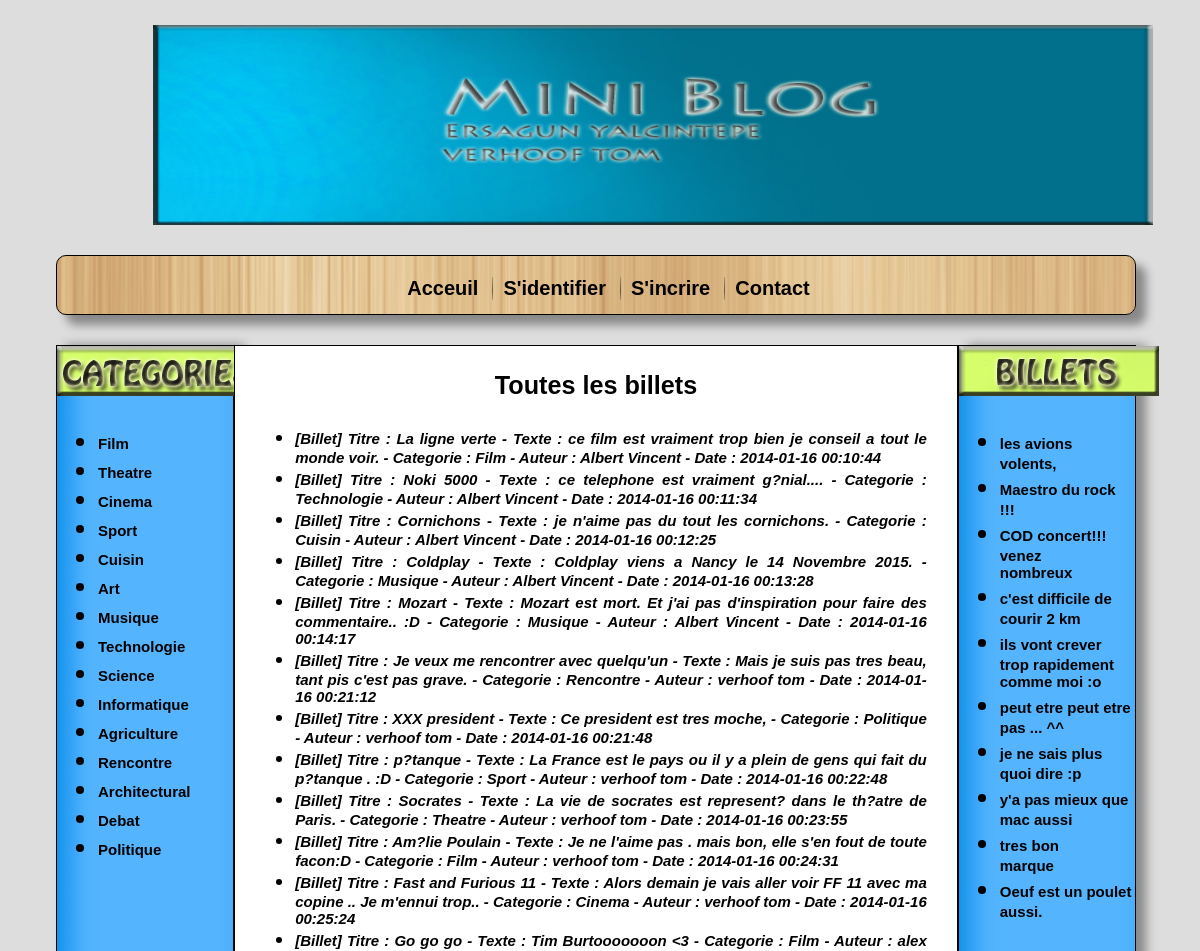
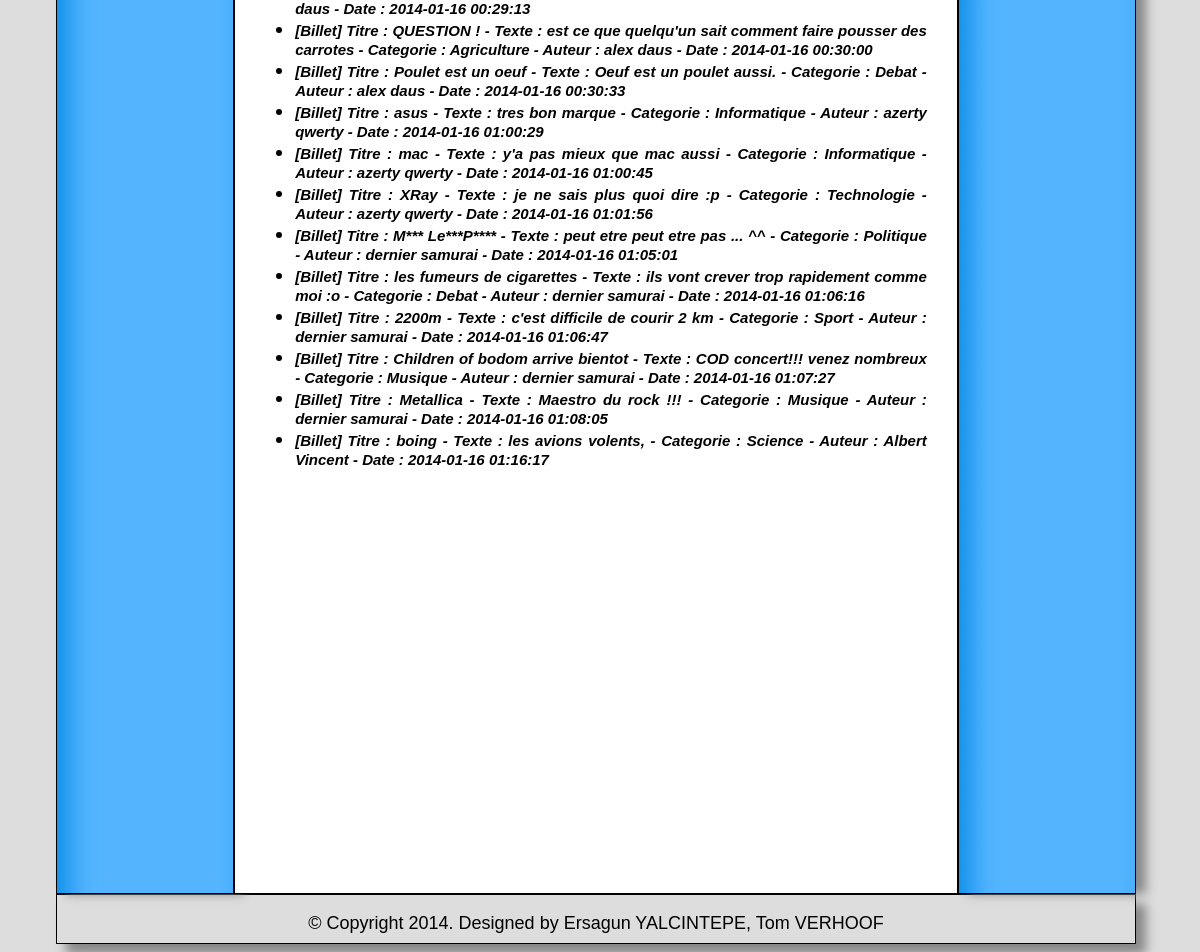
The page /Blog/site/blog.php on the database its author committed (2 pictures, top to bottom).
### tables this page shows
CREATE TABLE IF NOT EXISTS `categorie` (
  `id` int(10) NOT NULL AUTO_INCREMENT,
  `titre` varchar(64) NOT NULL,
  `description` text,
  PRIMARY KEY (`id`)
);

CREATE TABLE IF NOT EXISTS `billets` (
  `id` int(10) NOT NULL AUTO_INCREMENT,
  `titre` varchar(64) DEFAULT NULL,
  `body` text,
  `cat_id` int(11) DEFAULT '1',
  `date` datetime DEFAULT NULL,
  `auteur` int(20) DEFAULT NULL,
  PRIMARY KEY (`id`)
);

CREATE TABLE IF NOT EXISTS `client` (
  `id` int(20) NOT NULL AUTO_INCREMENT,
  `nom` varchar(40) NOT NULL,
  `prenom` varchar(40) NOT NULL,
  `email` varchar(40) NOT NULL,
  `password` varchar(80) NOT NULL,
  PRIMARY KEY (`id`)
);

### Blog/site/BlogController.php (called while the page is built, shortened)
<?php
require_once("Controller.php");
require_once("Billet.php");
require_once("Categorie.php");
require_once("Vue.php");
class BlogController extends Controller{
	public function defaultAction(){
		$vue=new Vue("default");
		$vue->affichageGenerale("default");
	}
}
?>

### Blog/site/blog.php (called while the page is built)
<?php
require_once "BlogController.php" ;
$c=new BlogController();
$c->callAction($_GET);
?>

### Blog/site/Categorie.php (called while the page is built, shortened)
<?php
class Categorie {
 public function __get($attr) {
 	if(property_exists(__CLASS__,$attr)){
 		return $this->$attr;
 	}
 	$emess= __CLASS__.": unknown member $attr (getAttr)";
 	throw new Exception($emess, 45);
 }
public static function findById($id)
{
	try
	{
		$c = Base::getConnection();
		$c->exec("SET CHARACTER SET utf8");
		$query = $c->prepare("SELECT * FROM categorie where id=?") ;
		$query->bindParam(1, $id, PDO::PARAM_INT);
		$dbres = $query->execute();
		$d = $query->fetch(PDO::FETCH_BOTH);
		$o = new Categorie();
		$o->id = $d['id'];
		$o->titre = $d['titre'];
		$o->description = $d['description'];
		return $o;
	}
	catch(BaseException $e)
	{
		print "Exception!</ br>";
	}
}
  public static function findAll()
  {
  	try
  	{
  		$c = Base::getConnection();
  		$c->exec("SET CHARACTER SET utf8");
  		$query = $c->prepare("SELECT * FROM categorie") ;
  		$query->execute();
  		$res = $query->fetchALL(PDO::FETCH_OBJ);
  		$i = 0;
  		$tab=array();
  		foreach($res as $row)
  		{
  			$tab[$i] = new Categorie();
  			$tab[$i]->id = $row->id;
  			$tab[$i]->titre =  $row->titre;
  			$tab[$i]->description = $row->description;
  			$i++;
  		}
  		return $tab;
  	}
  	catch(BaseException $e)
  	{
  		print "Exception!</ br>";
  	}
  }
 public static function findByTitre($titre)
 {
 	try
 	{
 		$c = Base::getConnection();
 		$query = $c->prepare("SELECT * FROM categorie where titre=?") ;
 		$query->bindParam(1,$titre,PDO::PARAM_STR);
 		$dbres = $query->execute();
 		$d = $query->fetch(PDO::FETCH_BOTH);
 		$o = new Categorie();
 		$o->id = $d['id'];
 		$o->titre = $d['titre'];
 		$o->description = $d['description'];
 		return $o;
 	}
 	catch(BaseException $e)
 	{
 		print "Exception!</ br>";
 	}
 }
}
?>

### Blog/site/Billet.php (called while the page is built, shortened)
<?php
require_once('Categorie.php');
class Billet
{
	  private $titre;
	  private $text;
	  public $cat;
	  private $date;
          	  private $auteur;
	  public function __get($attr) {
	  	if(property_exists(__CLASS__,$attr)){
	  		return $this->$attr;
	  	}
	  	$emess= __CLASS__.": unknown member $attr (getAttr)";
	  	throw new Exception($emess, 45);
	  }
	public function __toString() {
		return "[". __CLASS__ . "] Titre : ". $this->titre . " -
		Texte : ". $this->text ." -
		Categorie : ". $this->cat  ." -
		Auteur : ".client::findById($this->auteur)->nom." ".client::findById($this->auteur)->prenom. " -
		Date : ". $this->date  ;
	}
	public static function findAll()
	{
		try
		{
			$c = Base::getConnection();
			$c->exec("SET CHARACTER SET utf8");
			$query = $c->prepare("SELECT * FROM billets;") ;
			$query->execute();
			$res = $query->fetchALL(PDO::FETCH_OBJ);
			$i = 0;
			$tab = array();
			foreach($res as $row)
			{
				$tab[$i] = new Billet();
				$tab[$i]->id = $row->id;
				$tab[$i]->titre =  $row->titre;
				$tab[$i]->text = $row->body;
				$tab[$i]->cat_id = $row->cat_id;
				$tab[$i]->date = $row->date;
				$tab[$i]->auteur = $row->auteur;
				$tab[$i]->cat = Categorie::findById($row->cat_id)->titre;
				$i++;
			}
			return $tab;
		}
		catch(BaseException $e)
		{
			print "Exception!</ br>";
		}
	}
public static function findXDerniers($x)
{
	try
	{
		$c = Base::getConnection();
		$c->exec("SET CHARACTER SET utf8");
		$query = $c->prepare("SELECT * FROM billets ORDER BY date DESC LIMIT 0, ?;");
		$query->BindParam(1, $x, PDO::PARAM_INT);
		$query->execute();
		$res = $query->fetchALL(PDO::FETCH_OBJ);
		$i = 0;
		$tab = array();
		foreach($res as $row)
		{
			$tab[$i] = new Billet();
			$tab[$i]->id = $row->id;
			$tab[$i]->titre =  $row->titre;
			$tab[$i]->text = $row->body;
			$tab[$i]->cat_id = $row->cat_id;
			$tab[$i]->date = $row->date;
			$tab[$i]->auteur = $row->auteur;
			$tab[$i]->cat = Categorie::findByTitre($row->cat_id)->titre;
			$i++;
		}
		return $tab;
	}
	catch(BaseException $e)
	{
		print "Exception!</ br>";
	}
}
}
?>

### Blog/site/client.php (called while the page is built, shortened)
<?php
class client{
	public function __get($att){
		return $this->$att;
	}
	public static function findById($id)
	{
		try
		{
			$c = Base::getConnection();
			$c->exec("SET CHARACTER SET utf8");
			$query = $c->prepare("SELECT * FROM client where id=?;") ;
			$query->bindParam(1, $id, PDO::PARAM_INT);
			$dbres = $query->execute();
			$d = $query->fetch(PDO::FETCH_BOTH);
			$o = new Client();
			$o->id = $d['id'];
			$o->nom = $d['nom'];
			$o->prenom = $d['prenom'];
			$o->adr= $d['email'];
			$o->pass = $d['password'];
			return $o;
		}
		catch(BaseException $e)
		{
			print "Exception!</ br>";
		}
	}
}
?>

### Blog/site/Vue.php (the view, shortened to what this page needs)
<?php
require_once("Billet.php");
require_once("Categorie.php");
class Vue{
  public function affichageGenerale($paramAff){
    $f="<!DOCTYPE html PUBLIC \"-//W3C//DTD XHTML 1.0 Transitional//EN\" \"http://www.w3.org/TR/xhtml1/DTD/xhtml1-transitional.dtd\">
    <html xmlns=\"http://www.w3.org/1999/xhtml\"><head>
    <title>Mini Blog</title>
    <meta name=\"description\" content=\"\">
    <meta name=\"keywords\" content=\"\">
    <meta http-equiv=\"Content-Type\" content=\"text/html; charset=ISO-8859-1\">
    <link href=\"css/style.css\" rel=\"stylesheet\" type=\"text/css\">
    </head>
    <body>
    <div id=\"page\">
    <header id=\"tete\">
    <div id=\"photo\"><a href=\"blog.php\"><img src=\"img/header.jpg\" alt=\"Mini Blog\" width=\"1000\" height=\"200\"></a></div>
    <div id=\"menu\">
    <ul>
    <li><a href=\"blog.php\">Acceuil </a></li>";
    if(isset($_SESSION['nom'])){
      $f.= "<li><a href=\"admin.php?a=admin\">Administration</a> </li>";
      $f.= "<li><a href=\"admin.php?a=client&id=".$_SESSION["id"]."\">Profil</a> </li>";
      $f.= "<li><a href=\"admin.php?a=deconnexion\">Deconnexion</a> </li>";
      if($_SESSION['id']==1){
       $f.= "<li><a href=\"admin.php?a=categorie\">Categorie</a> </li>";
     }
   }
   else{
    $f.= "<li><a href=\"admin.php?a=log\">S'identifier</a> </li>";
    $f.= "<li><a href=\"admin.php?a=sign\">S'incrire</a> </li>";
  }
  $f.=          "<li id=\"last\"><a href=\"blog.php?a=contact\">Contact</a></li>
  </ul>
  </div>
  </header>
  <div id=\"milieu\">";
  $f.=      $this->affichageGauche();
  $f.=      "<section id=\"centre\" class=\"same\">";
  if(!empty($_SESSION) && isset($_SESSION["nom"])){
    switch($paramAff){
     case "updCatSuc":
     $f.=$this->updCatSuc();
     break;
     case "updCatErr":
     $f.=$this->updCatErr();
     break;
     case "updCat":
     $f.=$this->updCat();
     break;
     case "deleteCatOk":
     $f.=$this->deleteCatOk();
     break;
     case "categorie":
     $f.=$this->categorie();
     break;
     case "insertCatSuc":
     $f.=$this->insertCatSuc();
     break;
     case "insertCatErr":
     $f.=$this->insertCatErr();
     break;
     case "modifCliErr":
     $f.=$this->modifCliErr();
     break;
     case "modifCliOk":
     $f.=$this->modifCliOk();
     break;
     case "modifCli":
     $f.=$this->modifCli();
     break;
     case "client":
     $f.=$this->client();
     break;
     case "errrSup":
     $f.=$this->errrSup();
     break;
     case "deleteComSucces":
     $f.=$this->deleteComSucces();
     break;
     case "contact":
     $f.=$this->contact();
     break;
     case "updateBillet":
     $f.=$this->updateBillet();
     break;
     case "supSucces":
     $f.=$this->supSucces();
     break;
     case "list":
     $f.=$this->affichageTouteBillet();
     break;
     case "detail":
     $f.=$this->affichageUnSeulBillet();
     break;
     case "cat":
     $f.=$this->afficheBilletSameCateg();
     break;
     case"insert" :
     $f.= $this->affichageInsertionBillet();
     break;
     case "administration":
     $f.=$this->affichageAdmList();
     break;
     case "deconnexion":
     $f.=$this->deconnexion();
     break;
     case "detail":
     $f.=$this->affichageUnSeulBillet();
     break;
     case "recupCom":
     $f.=$this->recupCom();
     break;
     case "insertBillet":
     $f.= $this->insertBillet();
     break;
     case "insertComSucces":
     $f.= $this->insertcomSucces();
     break;
     case "insertComErr":
     $f.=$this-comErr();
     break;
     case "insertCom":
     $f.=$this->insertCom();
     break;
     case "updateOk":
     $f.=$this->updateOk();
     break;
     case "updateErr":
     $f.=$this->updateErr();
     break;
     case "errId":
     $f.=$this->erreurFindId();
     break;
     case "default":
     $f.=$this->affichageTouteBillet();
     break;
     default:
     $f.=$this->affichageTouteBillet();
     break;
   }
 }
 else{
  switch($paramAff){
    case "default":
    $f.=$this->affichageTouteBillet();
    break;
  }
}
$f.=     "</section>";
$f.=     $this->affichageDroite();
$f.=  "</div>
</body>
<footer id=\"footer\">
<p>&copy; Copyright 2014. Designed by Ersagun YALCINTEPE, Tom VERHOOF </p>
</footer>
</html>";
print $f;
}
public function affichageGauche(){
 $f="<nav id=\"panel_gauche\" class=\"same\">
 <h2 id=\"titre_gauche\"></h2>
 <ul id=\"ul-cat\">";
 foreach(Categorie::findAll() as $value){
  $f.="<li><a href=\"blog.php?a=cat&id=".$value->id."\">".$value->titre."</a></li>";
}
$f.="</ul>
</nav>";
return $f;
}
public function affichageTouteBillet(){
 $f=          "<h3 id=\"titre_centre\">Toutes les billets</h3>
 <ul id=\"ul-centre\">";
 foreach(Billet::findAll() as $value){
  $cat=Categorie::findById($value->cat_id);
  $value->cat=$cat->titre;
  $f.="<li><a href=\"blog.php?a=detail&id=".$value->id."\">".$value->__toString()."</a></li>";
}
$f.=           "</ul>";
return $f;
}
public function affichageDroite(){
  $i=1;
  $f="<nav id=\"panel_droite\" class=\"same\">
  <h2 id=\"titre_droite\"></h2>
  <ul id=\"ul-bil\">";
  foreach(Billet::findXDerniers(10) as $value){
    $f.="<li><a href=\"blog.php?a=detail&id=".$value->id."\">".$value->text."</a></li>";
    $i=$i+1;
  }
  $f.=           "</ul>
  </nav>
  </div>";
  return $f;
}
}
?>

### Blog/site/Controller.php (shortened to what this page needs)
<?php
require_once "BlogController.php";
require_once "AdminController.php";
require_once "client.php";
abstract class Controller{
	public function callAction($param){
		if(isset($param['a'])){
			$ac=$param['a'];
			if(isset($this->listAction[$ac])){
				$val=$this->listAction[$ac];
				$this->$val($param);
			}else{
				$this->defaultAction();
			}
		}
		else{
			$this->defaultAction();
		}
	}
}
?>

### Blog/site/css/style.css (style rules this page uses)
html { text-align:center; font-style:normal; font-family:Corbel, "Trebuchet MS",Broadway, Verdana, Geneva, sans-serif; -webkit-animation: fadein 2s; -moz-animation: fadein 2s; -ms-animation: fadein 2s; -o-animation: fadein 2s; animation: fadein 2s; width:90%; margin-top: 0%; paadding-top: 0%; margin-left: 4%; background-color:#ddd; min-height:1500px; }
body { width:100%; height:100%; min-height:1500px; }
#page { width: 100%; height:100%; margin-top: 25px; font-size: 21px; text-align: center; }
#tete { width: 100%; }
#photo { margin-left: 9%; min-width:200px; width:100; background-position: center center; background-repeat: no-repeat; background-attachment: fixed; background-size: cover; -moz-background-size: 100% 100%; -o-background-size: 100% 100%; -webkit-background-size: 100% 100%; background-size: 100% 100%; background-position:left top; background-repeat: no-repeat; float: left; background-repeat: no-repeat; background-position: left top; text-align: right; border-radius: 20px; }
#menu { width: 100%; height : 60px; float:left; border-width:1.2px; border-style:ridge; border-color:#000000; box-sizing:border-box; border-radius: 10px; box-shadow: 10px 10px 10px #888888; background-image: url(../img/tete.jpg); background-position: center center; background-repeat: no-repeat; background-attachment: fixed; background-size: cover; -moz-background-size: 100% 100%; -o-background-size: 100% 100%; -webkit-background-size: 100% 100%; background-size: 100% 100%; background-position:left top; background-repeat: no-repeat; margin:30px 0px 30px 0px; }
#menu li { display:inline-block; background-image: url(../img/separator.png); background-repeat: no-repeat; background-position: right; text-align: center; margin: 0 5px 0 5px; }
#menu #last { background-image:none; }
#menu ul li a { font-size:20px; font-weight: bold; font-family:Broadway, Verdana, Geneva, sans-serif; padding-right: 15px; text-decoration: none; color: #000000; text-align:center; }
#milieu { height: 80%; min-height: 800px; width:100%; border-width:1px; border-color:#000000; background-color:#ddd; border-sizing:border-box; }
#milieu nav { float:left; min-height:1500px; height:100%; box-sizing:border-box; border-width:1.2px; border-style:ridge; border-color:#000000; width: 16.5%; box-shadow: 10px 0 10px #888888; background-repeat: repeat-y; background-image: url(../img/milieu.jpg); }
#panel_droite { box-shadow: 10px 0px 10px #888888; }
#milieu section { float:left; border-width:1.2px; border-style:ridge; border-color:#000000; box-sizing:border-box; width:67%; min-height:1500px; height:100%; background-image: url(../img/cen/mil.jpg); }
#milieu h2 { width: 200px; height: 50px; text-align:center; margin:0; padding:0; margin-bottom: 30px; }
#milieu nav { height:100%; }
#titre_gauche { border-sizing:border-box; background-image:url(../img/cat/titre.jpg); background-position: left-top; background-repeat: no-repeat; background-size: 100%; }
#titre_droite { border-sizing:border-box; background-image:url(../img/bil/titre.jpg); background-position: left-top; background-repeat: no-repeat; border-image-width: 100%; }
#titre_centre { content-left: 100px; font-size: 1.2em; }
#ul-cat { font-family: Corbel,Arial,New Times Roman; font-size: 1.2em; text-align:left; margin: 1px; }
#ul-cat a { font-size:15px; font-weight: bold; font-family:Broadway, Verdana, Geneva, sans-serif; padding-right: 15px; text-decoration: none; color: #000000; }
#ul-bil { font-family: Corbel,Arial,New Times Roman; font-size: 1.2em; text-align:left; margin: 1px; }
#ul-bil a { font-size:15px; font-weight: bold; font-family:Broadway, Verdana, Geneva, sans-serif; padding-right: 30px; text-decoration: none; color: #000000; margin right:10px; }
#ul-centre { margin: 0px 30px 30px 20px; text-align: justify; font-style: italic; }
#ul-centre a { font-size:15px; font-weight: bold; font-family:Corbel,Broadway, Verdana, Geneva, sans-serif; padding-right: 15px; text-decoration: none; color: #000000; }
#footer { clear:both; width:100%; height:50px; border-width:1.2px; border-style:ridge; border-color:#000000; box-sizing:border-box; box-shadow: 10px 10px 10px #888888; }
#footer p { text-align:center; font-size:18px; }

### rows shown on the page
categorie: titre "Film"
categorie: titre "Theatre"
categorie: titre "Cinema"
categorie: titre "Sport"
categorie: titre "Cuisin"
categorie: titre "Art"
categorie: titre "Musique"
categorie: titre "Technologie"
categorie: titre "Science"
categorie: titre "Informatique"
categorie: titre "Agriculture"
categorie: titre "Rencontre"
categorie: titre "Architectural"
categorie: titre "Debat"
categorie: titre "Politique"
billets: $value->__toString() "[Billet] Titre : La ligne verte - Texte : ce film est vraiment trop bien je conseil a tout le monde voir. - Categorie : Film - Auteur : Albert Vincent - Date : 2014-01-16 00:10:44"
billets: $value->__toString() "[Billet] Titre : Noki 5000 - Texte : ce telephone est vraiment g?nial.... - Categorie : Technologie - Auteur : Albert Vincent - Date : 2014-01-16 00:11:34"
billets: $value->__toString() "[Billet] Titre : Cornichons - Texte : je n'aime pas du tout les cornichons. - Categorie : Cuisin - Auteur : Albert Vincent - Date : 2014-01-16 00:12:25"
billets: $value->__toString() "[Billet] Titre : Coldplay - Texte : Coldplay viens a Nancy le 14 Novembre 2015. - Categorie : Musique - Auteur : Albert Vincent - Date : 2014-01-16 00:13:28"
billets: $value->__toString() "[Billet] Titre : Mozart - Texte : Mozart est mort. Et j'ai pas d'inspiration pour faire des commentaire.. :D - Categorie : Musique - Auteur : Albert Vincent - Date : 2014-01-16 00:14:17"
billets: $value->__toString() "[Billet] Titre : Je veux me rencontrer avec quelqu'un - Texte : Mais je suis pas tres beau, tant pis c'est pas grave. - Categorie : Rencontre - Auteur : verhoof tom - Date : 2014-01-16 00:21:12"
billets: $value->__toString() "[Billet] Titre : XXX president - Texte : Ce president est tres moche, - Categorie : Politique - Auteur : verhoof tom - Date : 2014-01-16 00:21:48"
billets: $value->__toString() "[Billet] Titre : p?tanque - Texte : La France est le pays ou il y a plein de gens qui fait du p?tanque . :D - Categorie : Sport - Auteur : verhoof tom - Date : 2014-01-16 00:22:48"
billets: $value->__toString() "[Billet] Titre : Socrates - Texte : La vie de socrates est represent? dans le th?atre de Paris. - Categorie : Theatre - Auteur : verhoof tom - Date : 2014-01-16 00:23:55"
billets: $value->__toString() "[Billet] Titre : Am?lie Poulain - Texte : Je ne l'aime pas . mais bon, elle s'en fout de toute facon:D - Categorie : Film - Auteur : verhoof tom - Date : 2014-01-16 00:24:31"
billets: $value->__toString() "[Billet] Titre : Fast and Furious 11 - Texte : Alors demain je vais aller voir FF 11 avec ma copine .. Je m'ennui trop.. - Categorie : Cinema - Auteur : verhoof tom - Date : 2014-01-16 00:25:24"
billets: $value->__toString() "[Billet] Titre : Go go go - Texte : Tim Burtooooooon <3 - Categorie : Film - Auteur : alex daus - Date : 2014-01-16 00:29:13"
billets: $value->__toString() "[Billet] Titre : QUESTION ! - Texte : est ce que quelqu'un sait comment faire pousser des carrotes - Categorie : Agriculture - Auteur : alex daus - Date : 2014-01-16 00:30:00"
billets: $value->__toString() "[Billet] Titre : Poulet est un oeuf - Texte : Oeuf est un poulet aussi. - Categorie : Debat - Auteur : alex daus - Date : 2014-01-16 00:30:33", body "Oeuf est un poulet aussi."
billets: $value->__toString() "[Billet] Titre : asus - Texte : tres bon marque - Categorie : Informatique - Auteur : azerty qwerty - Date : 2014-01-16 01:00:29", body "tres bon marque"
billets: $value->__toString() "[Billet] Titre : mac - Texte : y'a pas mieux que mac aussi - Categorie : Informatique - Auteur : azerty qwerty - Date : 2014-01-16 01:00:45", body "y'a pas mieux que mac aussi"
billets: $value->__toString() "[Billet] Titre : XRay - Texte : je ne sais plus quoi dire :p - Categorie : Technologie - Auteur : azerty qwerty - Date : 2014-01-16 01:01:56", body "je ne sais plus quoi dire :p"
billets: $value->__toString() "[Billet] Titre : M*** Le***P**** - Texte : peut etre peut etre pas ... ^^ - Categorie : Politique - Auteur : dernier samurai - Date : 2014-01-16 01:05:01", body "peut etre peut etre pas ... ^^"
billets: $value->__toString() "[Billet] Titre : les fumeurs de cigarettes - Texte : ils vont crever trop rapidement comme moi :o - Categorie : Debat - Auteur : dernier samurai - Date : 2014-01-16 01:06:16", body "ils vont crever trop rapidement comme moi :o"
billets: $value->__toString() "[Billet] Titre : 2200m - Texte : c'est difficile de courir 2 km - Categorie : Sport - Auteur : dernier samurai - Date : 2014-01-16 01:06:47", body "c'est difficile de courir 2 km"
billets: $value->__toString() "[Billet] Titre : Children of bodom arrive bientot - Texte : COD concert!!! venez nombreux - Categorie : Musique - Auteur : dernier samurai - Date : 2014-01-16 01:07:27", body "COD concert!!! venez nombreux"
billets: $value->__toString() "[Billet] Titre : Metallica - Texte : Maestro du rock !!! - Categorie : Musique - Auteur : dernier samurai - Date : 2014-01-16 01:08:05", body "Maestro du rock !!!"
billets: $value->__toString() "[Billet] Titre : boing - Texte : les avions volents, - Categorie : Science - Auteur : Albert Vincent - Date : 2014-01-16 01:16:17", body "les avions volents,"
